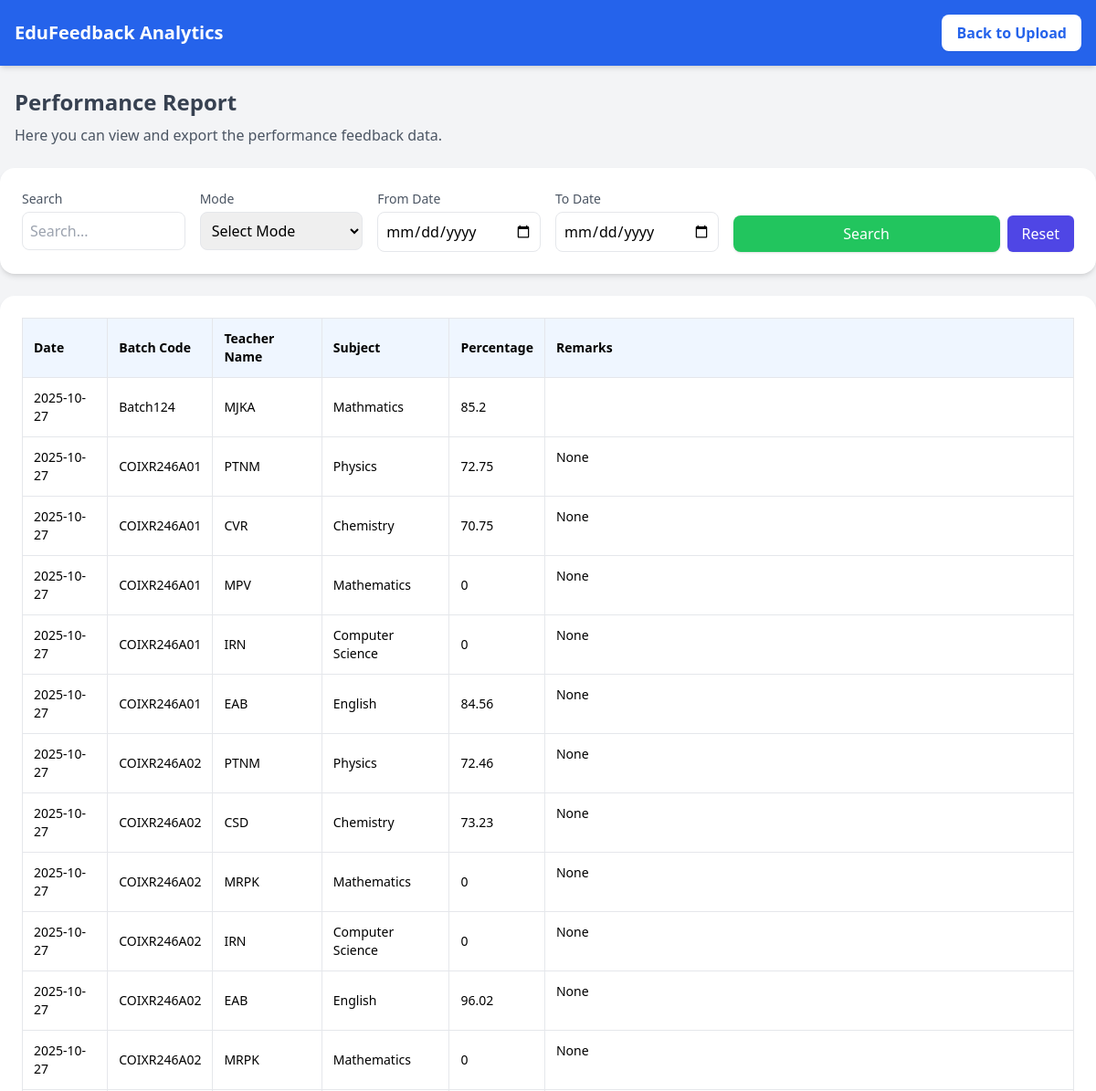
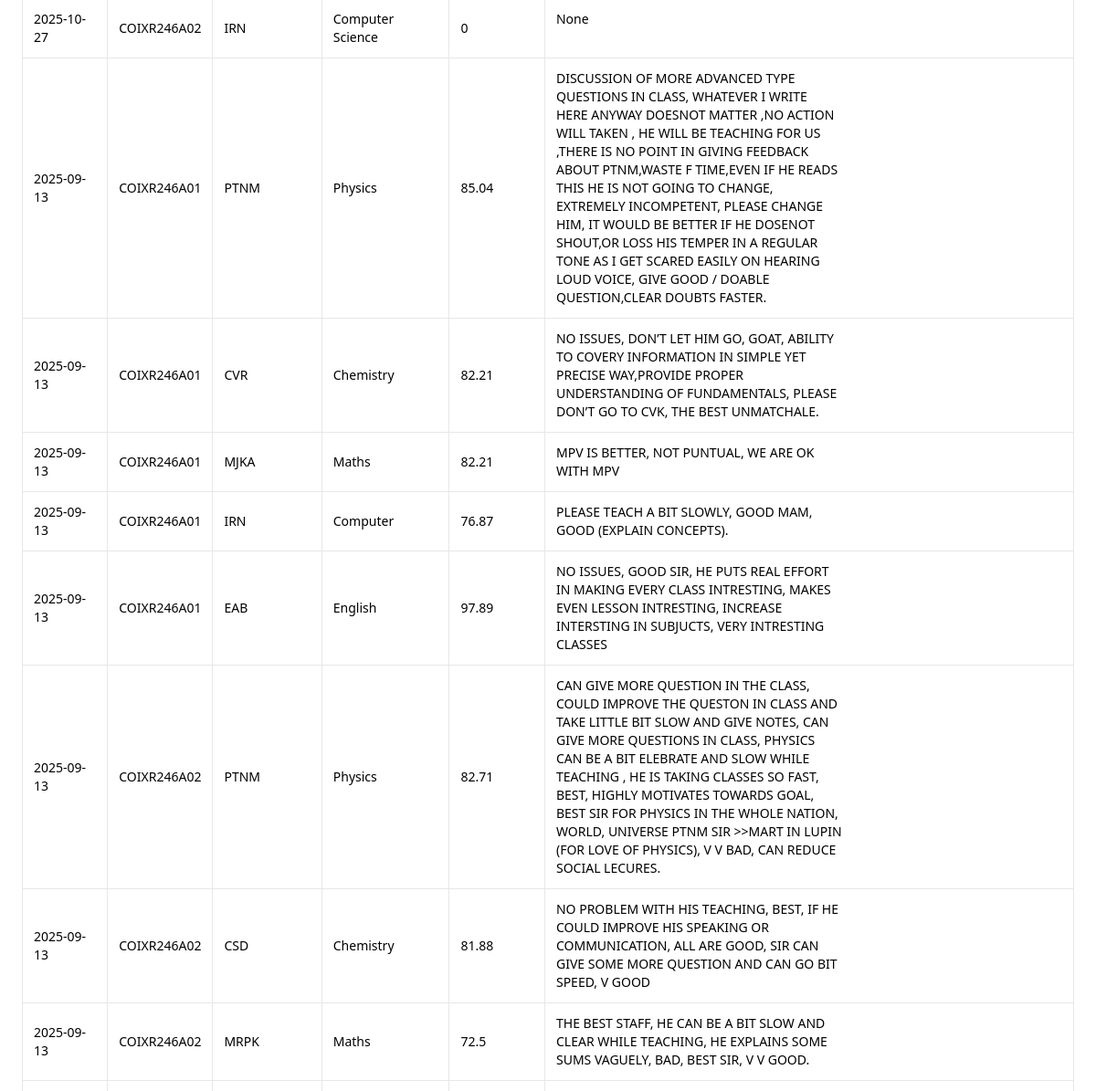
The app's page /report/ (upper part), older data (2 pictures, top to bottom).
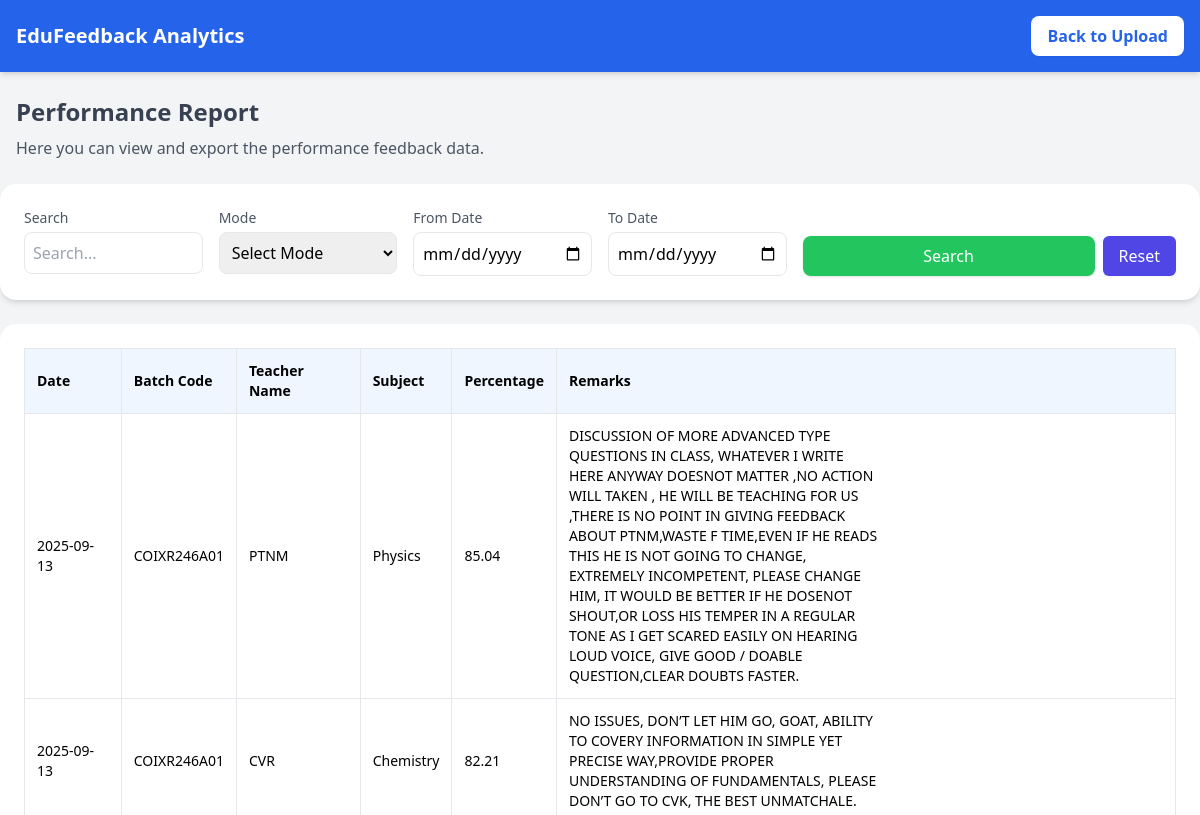
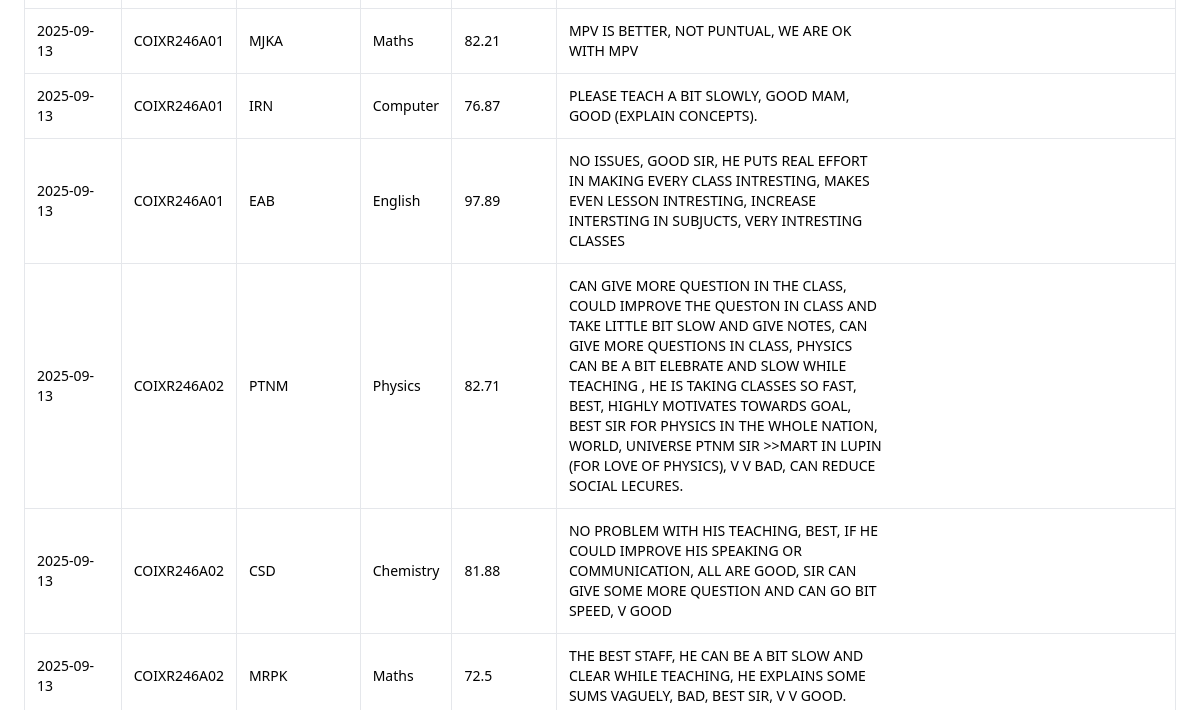
The same page, newer data (2 pictures, top to bottom).
### Feedback/models.py (models this page shows, shortened)
class Performance(models.Model):
    batch = models.ForeignKey(Batch, on_delete=models.CASCADE)
    teacher = models.ForeignKey(Teacher, on_delete=models.CASCADE)
    subject = models.ForeignKey(Subject, on_delete=models.CASCADE)
    average_percentage = models.FloatField(default=0.0)
    remarks = models.TextField(blank=True, null=True)
    created_at = models.DateTimeField(auto_now_add=True)

class Batch(models.Model):
    batch_code = models.CharField(max_length=50)
    phase = models.CharField(max_length=50)
    total_students = models.IntegerField()
    total_responsive = models.IntegerField()
    date = models.DateField(null=True, blank=True)   # ✅ Add this line
    created_at = models.DateTimeField(auto_now_add=True)

class Subject(models.Model):
    batch = models.ForeignKey(Batch, on_delete=models.CASCADE)
    subject_name = models.CharField(max_length=100)
    teacher = models.ForeignKey(Teacher, on_delete=models.CASCADE)
    five_star = models.IntegerField(default=0)
    three_star = models.IntegerField(default=0)
    one_star = models.IntegerField(default=0)
    average_percentage = models.FloatField(default=0.0)
    teacher_remarks = models.TextField(blank=True, null=True)

class Teacher(models.Model):
    teacher_name = models.CharField(max_length=100)

### Feedback/views.py (the view, shortened to what this page needs)
# urls.py: path('report/', views.report, name='report'),
def report(request):
    try:
        performances = Performance.objects.all().select_related(
            "batch", "subject", "subject__teacher"
        ).order_by('-created_at')
        keyword = request.GET.get("keyword", "").strip()
        mode = request.GET.get("mode", "")
        teacher_id = request.GET.get("teacher", "")
        teachers_ids = request.GET.getlist("teachers")  # multiple
        batch_ids = request.GET.getlist("batch_codes")  # multiple
        from_date = request.GET.get("from_date", "")
        to_date = request.GET.get("to_date", "")
        if mode == "individual" and teacher_id:
            performances = performances.filter(subject__teacher_id=teacher_id)
        elif mode == "multiple" and teachers_ids:
            performances = performances.filter(subject__teacher_id__in=teachers_ids)
        elif mode == "batch" and batch_ids:
            performances = performances.filter(batch_id__in=batch_ids)
        teachers = Teacher.objects.all().order_by("teacher_name")
        batches = Batch.objects.all().order_by("batch_code")
        context = {
            "performances": performances,
            "teachers": teachers,
            "batches": batches,
        }
        return render(request, "report.html", context)
    except Exception as e:
        logger.error(f"Error in report view: {str(e)}", exc_info=True)
        return JsonResponse(
            {"status": "error", "message": f"Internal server error: {str(e)}"}, status=500
        )

### Feedback/templates/report.html (shortened to what this page needs)
<!DOCTYPE html>
<html lang="en">
<head>
  <script src="https://cdn.tailwindcss.com"></script>
</head>
<body class="bg-gray-100 font-sans antialiased">
  <nav class="bg-blue-600 text-white p-4 flex justify-between items-center shadow-md">
    <h1 class="text-xl font-bold">EduFeedback Analytics</h1>
    <a href="{% url 'upload' %}"
       class="bg-white text-blue-600 hover:bg-gray-100 font-semibold py-2 px-4 rounded-lg shadow-sm transition">
       Back to Upload
    </a>
  </nav>
  <div class="max-w-7xl mx-auto mt-6 px-4">
    <h2 class="text-2xl font-bold text-gray-700 mb-2">Performance Report</h2>
    <p class="text-gray-600 mb-6">Here you can view and export the performance feedback data.</p>
  </div>
  <div class="max-w-7xl mx-auto mt-6 bg-white p-6 rounded-2xl shadow-md">
    <form id="reportForm" method="get"
          class="grid grid-cols-1 md:grid-cols-2 lg:grid-cols-6 gap-4">
      <div class="flex flex-col">
        <label for="keyword" class="text-sm font-medium text-gray-600 mb-1">Search</label>
        <input type="text" id="keyword" name="keyword" placeholder="Search..."
          value="{{ request.GET.keyword }}"
          class="border rounded-lg p-2 w-full focus:ring-2 focus:ring-blue-500 focus:outline-none">
      </div>
      <div class="flex flex-col">
        <label for="mode" class="text-sm font-medium text-gray-600 mb-1">Mode</label>
        <select id="mode" name="mode" onchange="updateFields()"
          class="border rounded-lg p-2 w-full focus:ring-2 focus:ring-blue-500 focus:outline-none">
          <option value="">Select Mode</option>
        </select>
      </div>
      <div class="flex flex-col">
        <label for="from_date" class="text-sm font-medium text-gray-600 mb-1">From Date</label>
        <input type="date" id="from_date" name="from_date" value="{{ request.GET.from_date }}"
          class="border rounded-lg p-2 w-full focus:ring-2 focus:ring-blue-500 focus:outline-none">
      </div>
      <div class="flex flex-col">
        <label for="to_date" class="text-sm font-medium text-gray-600 mb-1">To Date</label>
        <input type="date" id="to_date" name="to_date" value="{{ request.GET.to_date }}"
          class="border rounded-lg p-2 w-full focus:ring-2 focus:ring-blue-500 focus:outline-none">
      </div>
      <div class="flex gap-2 col-span-1 lg:col-span-2 items-end">
        <button type="submit"
          class="flex-1 bg-green-500 hover:bg-green-600 text-white px-4 py-2 rounded-lg shadow transition">
          Search
        </button>
        <a href="{% url 'report' %}" class="bg-indigo-600 hover:bg-indigo-700 text-white font-medium py-2 px-4 rounded-md shadow-sm">Reset</a>
      </div>
    </form>
  </div>
  <div class="max-w-7xl mx-auto mt-6 bg-white p-6 rounded-2xl shadow-md overflow-x-auto">
    <table id="reportTable" class="table-auto w-full border-collapse">
      <thead>
        <tr class="bg-blue-50 text-left text-sm font-semibold">
          <th class="p-3 border">Date</th>
          <th class="p-3 border">Batch Code</th>
          <th class="p-3 border">Teacher Name</th>
          <th class="p-3 border">Subject</th>
          <th class="p-3 border">Percentage</th>
          <th class="p-3 border">Remarks</th>
        </tr>
      </thead>
      <tbody class="text-sm">
        {% for perf in performances %}
        <tr class="hover:bg-gray-50 transition">
          <td class="p-3 border">{{ perf.batch.date|date:"Y-m-d" }}</td>
          <td class="p-3 border">{{ perf.batch.batch_code }}</td>
          <td class="p-3 border">{{ perf.subject.teacher.teacher_name }}</td>
          <td class="p-3 border">{{ perf.subject.subject_name }}</td>
          <td class="p-3 border">{{ perf.average_percentage|default:"0" }}</td>
          <td class="p-3 border remarks">{{ perf.remarks }}</td>
        </tr>
        {% empty %}
        <tr>
          <td colspan="6" class="text-center p-4 text-gray-500">No records found.</td>
        </tr>
        {% endfor %}
      </tbody>
    </table>
  </div>
</body>
</html>

Row changes from the older to the newer data that the page shows:
removed Performance: batch "2025-10-27", batch.batch_code "Batch124", subject.teacher.teacher_name "MJKA", subject.subject_name "Mathmatics", average_percentage "85.2"
removed Performance: batch "2025-10-27", batch.batch_code "COIXR246A01", subject.teacher.teacher_name "PTNM", subject.subject_name "Physics", average_percentage "72.75", remarks "None"
removed Performance: batch "2025-10-27", batch.batch_code "COIXR246A01", subject.teacher.teacher_name "CVR", subject.subject_name "Chemistry", average_percentage "70.75", remarks "None"
removed Performance: batch "2025-10-27", batch.batch_code "COIXR246A01", subject.teacher.teacher_name "MPV", subject.subject_name "Mathematics", average_percentage "0", remarks "None"
removed Performance: batch "2025-10-27", batch.batch_code "COIXR246A01", subject.teacher.teacher_name "IRN", subject.subject_name "Computer Science", average_percentage "0", remarks "None"
removed Performance: batch "2025-10-27", batch.batch_code "COIXR246A01", subject.teacher.teacher_name "EAB", subject.subject_name "English", average_percentage "84.56", remarks "None"
removed Performance: batch "2025-10-27", batch.batch_code "COIXR246A02", subject.teacher.teacher_name "PTNM", subject.subject_name "Physics", average_percentage "72.46", remarks "None"
removed Performance: batch "2025-10-27", batch.batch_code "COIXR246A02", subject.teacher.teacher_name "CSD", subject.subject_name "Chemistry", average_percentage "73.23", remarks "None"
removed Performance: batch "2025-10-27", batch.batch_code "COIXR246A02", subject.teacher.teacher_name "MRPK", subject.subject_name "Mathematics", average_percentage "0", remarks "None"
removed Performance: batch "2025-10-27", batch.batch_code "COIXR246A02", subject.teacher.teacher_name "IRN", subject.subject_name "Computer Science", average_percentage "0", remarks "None"
removed Performance: batch "2025-10-27", batch.batch_code "COIXR246A02", subject.teacher.teacher_name "EAB", subject.subject_name "English", average_percentage "96.02", remarks "None"
removed Performance: batch "2025-10-27", batch.batch_code "COIXR246A02", subject.teacher.teacher_name "MRPK", subject.subject_name "Mathematics", average_percentage "0", remarks "None"
removed Performance: batch "2025-10-27", batch.batch_code "COIXR246A02", subject.teacher.teacher_name "IRN", subject.subject_name "Computer Science", average_percentage "0", remarks "None"
